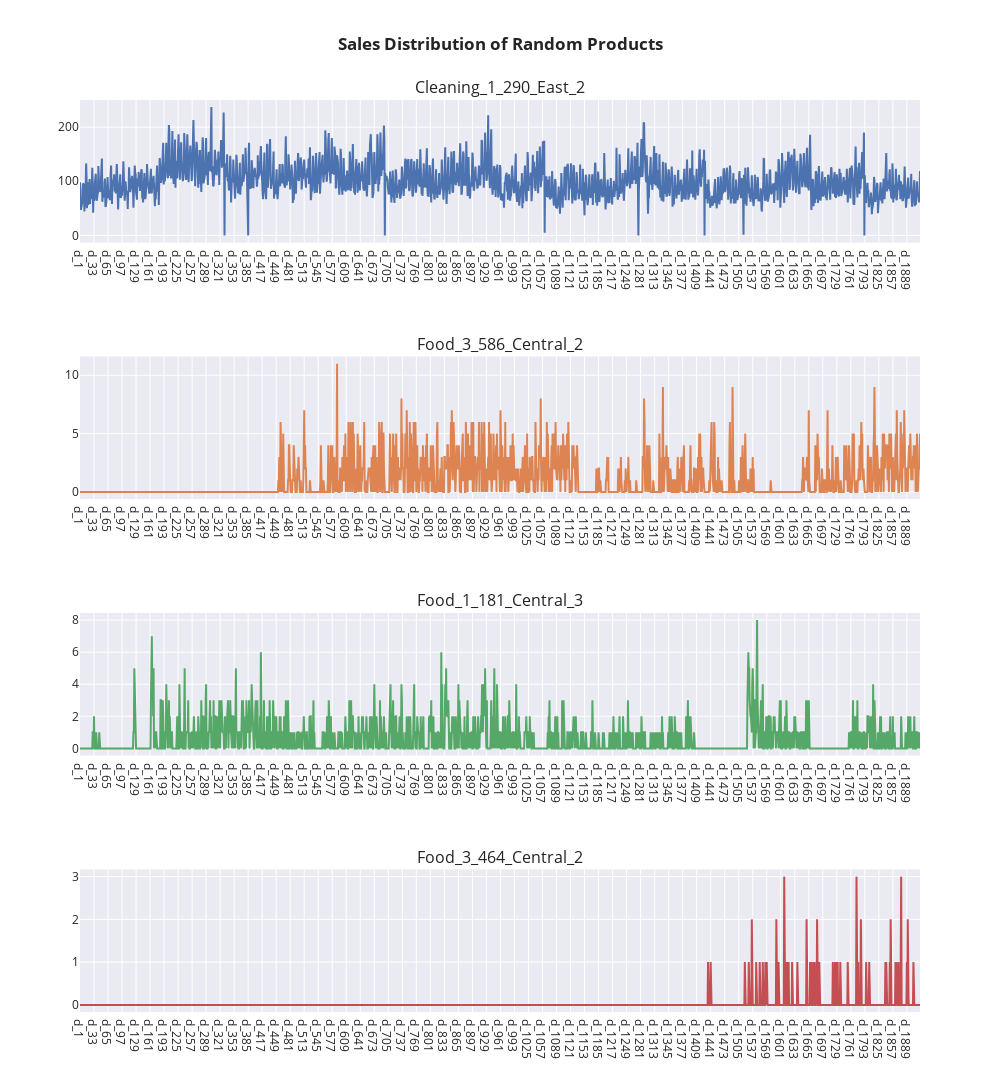

The cell this chart's notebook holds for it:
### Markdown cell above
We can notice that Food items' sales are high at all time and is certainly more than the sum of the sales made by beauty and cleaning products together.

### Code cell
sample = df.sample(5)
sample_IDs = list(sample['id'].values)

fig = make_subplots(rows=4, cols=1, subplot_titles=[ele for ele in sample_IDs])

for i in range(1,5):
    x = df.loc[df['id']==sample_IDs[i]]['d']
    y = df.loc[df['id']==sample_IDs[i]]['sold']
    fig.add_trace(
    go.Scatter(x=x, y=y, name = sample_IDs[i]),
    row=i, col=1
    )

layout = dict(
    title_text = "<b> Sales Distribution of Random Products </b>",
    font=dict(size=12),
    title_x = 0.5)

fig.update_layout(layout,template = 'seaborn',showlegend = False,
                    height=1500, width=1000)

fig.show()

### Figure 1 — Plotly figure (JSON) as saved in the notebook; plotly's stock layout.template omitted (floating-point values rounded to 4 significant figures; data arrays with more than 128 entries replaced by an {"elided": "..."} marker saying what was removed)
{"data": [{"name": "Food_3_586_Central_2", "type": "scatter", "x": {"elided": "1919 str values"}, "xaxis": "x", "y": {"elided": "1919 int values"}, "yaxis": "y"}, {"name": "Food_1_181_Central_3", "type": "scatter", "x": {"elided": "1919 str values"}, "xaxis": "x2", "y": {"elided": "1919 int values"}, "yaxis": "y2"}, {"name": "Food_3_464_Central_2", "type": "scatter", "x": {"elided": "1919 str values"}, "xaxis": "x3", "y": {"elided": "1919 int values"}, "yaxis": "y3"}, {"name": "Cleaning_2_057_Central_2", "type": "scatter", "x": {"elided": "1919 str values"}, "xaxis": "x4", "y": {"elided": "1919 int values"}, "yaxis": "y4"}], "layout": {"annotations": [{"font": {"size": 16}, "showarrow": false, "text": "Cleaning_1_290_East_2", "x": 0.5, "xanchor": "center", "xref": "paper", "y": 1, "yanchor": "bottom", "yref": "paper"}, {"font": {"size": 16}, "showarrow": false, "text": "Food_3_586_Central_2", "x": 0.5, "xanchor": "center", "xref": "paper", "y": 0.7188, "yanchor": "bottom", "yref": "paper"}, {"font": {"size": 16}, "showarrow": false, "text": "Food_1_181_Central_3", "x": 0.5, "xanchor": "center", "xref": "paper", "y": 0.4375, "yanchor": "bottom", "yref": "paper"}, {"font": {"size": 16}, "showarrow": false, "text": "Food_3_464_Central_2", "x": 0.5, "xanchor": "center", "xref": "paper", "y": 0.1562, "yanchor": "bottom", "yref": "paper"}], "font": {"size": 12}, "height": 1500, "showlegend": false, "title": {"text": "<b> Sales Distribution of Random Products </b>", "x": 0.5}, "width": 1000, "xaxis": {"anchor": "y", "domain": [0, 1]}, "xaxis2": {"anchor": "y2", "domain": [0, 1]}, "xaxis3": {"anchor": "y3", "domain": [0, 1]}, "xaxis4": {"anchor": "y4", "domain": [0, 1]}, "yaxis": {"anchor": "x", "domain": [0.8438, 1]}, "yaxis2": {"anchor": "x2", "domain": [0.5625, 0.7188]}, "yaxis3": {"anchor": "x3", "domain": [0.2812, 0.4375]}, "yaxis4": {"anchor": "x4", "domain": [0, 0.1562]}}}
